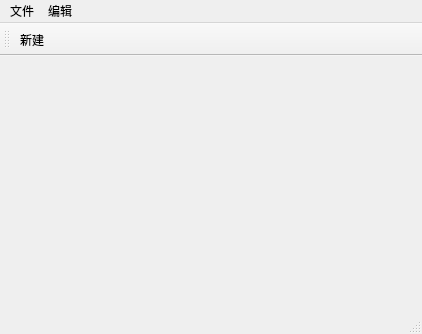
<?xml version="1.0" encoding="UTF-8"?>
<ui version="4.0">
 <class>MainWindow</class>
 <widget class="QMainWindow" name="MainWindow">
  <property name="geometry">
   <rect>
    <x>0</x>
    <y>0</y>
    <width>422</width>
    <height>334</height>
   </rect>
  </property>
  <property name="windowTitle">
   <string>MainWindow</string>
  </property>
  <widget class="QWidget" name="centralwidget"/>
  <widget class="QMenuBar" name="menubar">
   <property name="geometry">
    <rect>
     <x>0</x>
     <y>0</y>
     <width>422</width>
     <height>21</height>
    </rect>
   </property>
   <widget class="QMenu" name="menu">
    <property name="title">
     <string>文件</string>
    </property>
    <addaction name="actionNew"/>
    <addaction name="actionOpen"/>
   </widget>
   <widget class="QMenu" name="menu_2">
    <property name="title">
     <string>编辑</string>
    </property>
   </widget>
   <addaction name="menu"/>
   <addaction name="menu_2"/>
  </widget>
  <widget class="QStatusBar" name="statusbar"/>
  <widget class="QToolBar" name="toolBar">
   <property name="windowTitle">
    <string>toolBar</string>
   </property>
   <attribute name="toolBarArea">
    <enum>TopToolBarArea</enum>
   </attribute>
   <attribute name="toolBarBreak">
    <bool>false</bool>
   </attribute>
   <addaction name="actionNew"/>
  </widget>
  <action name="actionNew">
   <property name="text">
    <string>新建</string>
   </property>
  </action>
  <action name="actionOpen">
   <property name="text">
    <string>打开</string>
   </property>
  </action>
 </widget>
 <resources/>
 <connections/>
</ui>
